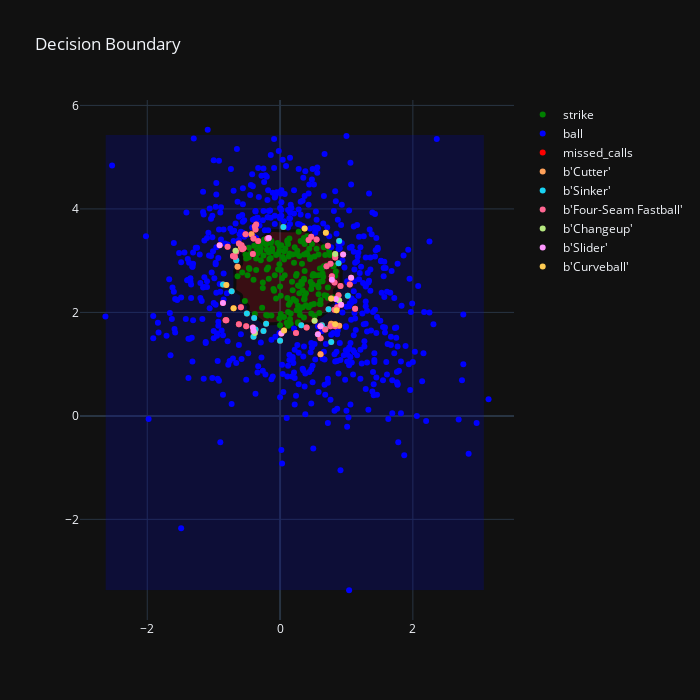

The code cell stored with this chart in its notebook:
### Markdown cell above
Now lets plot the labels on missed calls, just to see before we start getting probabilities

### Code cell
df['pitch_name'] = df['pitch_name'].astype('unicode')

# reinstate df_missed so that it has our pitch names
df_missed = df.loc[wrong]

# Plot the new traces
plots = []
for pitch in df_missed['pitch_name'].unique():
    dfplot = df_missed[df_missed['pitch_name'] == pitch]
    plots.append(go.Scatter(
        x=dfplot['plate_x'],
        y=dfplot['plate_z'],
        mode='markers',
        name=pitch,
    ))
fig.add_traces(data=plots)

### Figure 1 — Plotly figure (JSON) as saved in the notebook; plotly's stock layout.template omitted (floating-point values rounded to 4 significant figures; data arrays with more than 128 entries replaced by an {"elided": "..."} marker saying what was removed)
{"data": [{"marker": {"color": "green"}, "mode": "markers", "name": "strike", "type": "scatter", "x": {"elided": "267 float values"}, "y": {"elided": "267 float values"}}, {"marker": {"color": "blue"}, "mode": "markers", "name": "ball", "type": "scatter", "x": {"elided": "535 float values"}, "y": {"elided": "535 float values"}}, {"colorscale": [[1, "green"], [0, "blue"]], "hoverinfo": "skip", "line": {"width": 3}, "ncontours": 2, "opacity": 0.25, "showlegend": false, "showscale": false, "type": "contour", "x": [-2.63, -2.53, -2.43, -2.33, -2.23, -2.13, -2.03, -1.93, -1.83, -1.73, -1.63, -1.53, -1.43, -1.33, -1.23, -1.13, -1.03, -0.93, -0.83, -0.73, -0.63, -0.53, -0.43, -0.33, -0.23, -0.13, -0.03, 0.07, 0.17, 0.27, 0.37, 0.47, 0.57, 0.67, 0.77, 0.87, 0.97, 1.07, 1.17, 1.27, 1.37, 1.47, 1.57, 1.67, 1.77, 1.87, 1.97, 2.07, 2.17, 2.27, 2.37, 2.47, 2.57, 2.67, 2.77, 2.87, 2.97, 3.07], "y": [-3.37, -3.27, -3.17, -3.07, -2.97, -2.87, -2.77, -2.67, -2.57, -2.47, -2.37, -2.27, -2.17, -2.07, -1.97, -1.87, -1.77, -1.67, -1.57, -1.47, -1.37, -1.27, -1.17, -1.07, -0.97, -0.87, -0.77, -0.67, -0.57, -0.47, -0.37, -0.27, -0.17, -0.07, 0.03, 0.13, 0.23, 0.33, 0.43, 0.53, 0.63, 0.73, 0.83, 0.93, 1.03, 1.13, 1.23, 1.33, 1.43, 1.53, 1.63, 1.73, 1.83, 1.93, 2.03, 2.13, 2.23, 2.33, 2.43, 2.53, 2.63, 2.73, 2.83, 2.93, 3.03, 3.13, 3.23, 3.33, 3.43, 3.53, 3.63, 3.73, 3.83, 3.93, 4.03, 4.13, 4.23, 4.33, 4.43, 4.53, 4.63, 4.73, 4.83, 4.93, 5.03, 5.13, 5.23, 5.33, 5.43], "z": {"elided": "89x58 int values"}}, {"marker": {"color": "red"}, "mode": "markers", "name": "missed_calls", "type": "scatter", "x": [0.61, 0.88, -0.59, -0.59, 0.89, 0.83, -0.19, -0.36, -0.62, -0.39, 0.61, -0.33, 0.86, 0.82, -0.58, 0.43, 0.88, 0.78, 1.05, 0.47, -0.38, -0.4, 0.24, 0.92, 0.02, -0.86, 1.13, 0.06, -0.86, -0.17, -0.91, 0.83, 0.63, -0.5, -0.62, -0.4, -0.38, 0.76, -0.37, 0.72, 0.83, 1.02, -0.41, -0.79, -0.37, -0.71, 0.68, -0.21, 0, 0.69, 0.77, 0.52, -0.25, 0.7, 0.95, 0.83, -0.41, -0.66, -0.81, 0.78, -0.82, -0.57, 0.85, -0.52, 0.77, 0.57, 0.89, -0.43, -0.66, -0.73, -0.51, 0.37, -0.68, 0.73, 0.89, 0.55, 0.77, 0.61, 0.83, -0.7, 0.76, 0.05, 1.07, 0.68, -0.81, -0.4, 0.82, -0.64, 0.61, -0.67, 0.32, 0.91, 0.4, -0.55, 0.84], "y": [1.19, 2.95, 2.1, 3.27, 2.23, 3.13, 3.43, 3.7, 1.77, 1.89, 1.73, 3.38, 2.1, 2.58, 3.3, 3.4, 2.33, 2.7, 2.54, 3.46, 3.66, 3.43, 1.6, 2.15, 1.59, 2.54, 2.07, 1.65, 2.18, 3.44, 3.3, 1.77, 1.75, 1.98, 3.33, 1.64, 1.6, 2.94, 3.6, 3.29, 1.73, 2.32, 1.71, 3.27, 1.67, 3.09, 1.68, 1.78, 1.45, 3.54, 1.43, 1.84, 1.64, 2.89, 3.12, 3.1, 3.13, 3.01, 2.53, 2.63, 1.85, 3.22, 2.04, 3.51, 1.78, 1.58, 1.74, 3.51, 3.17, 2.41, 1.73, 3.62, 3.07, 2.06, 3.38, 3.41, 2.27, 1.73, 3.06, 2.08, 1.73, 3.65, 2.67, 1.67, 1.85, 1.53, 2.05, 2.88, 1.5, 3.19, 1.75, 2.51, 1.71, 3.24, 2.26]}, {"mode": "markers", "name": "b'Cutter'", "type": "scatter", "x": [0.61, -0.59, 0.77, 0.89, -0.43, -0.64], "y": [1.19, 3.27, 1.78, 1.74, 3.51, 2.88]}, {"mode": "markers", "name": "b'Sinker'", "type": "scatter", "x": [0.88, -0.39, -0.86, 0.63, -0.5, 1.02, -0.37, 0.68, -0.21, 0, 0.77, -0.25, -0.66, -0.73, 0.73, 0.89, 0.05, -0.4, 0.32], "y": [2.95, 1.89, 2.54, 1.75, 1.98, 2.32, 1.67, 1.68, 1.78, 1.45, 1.43, 1.64, 3.01, 2.41, 2.06, 3.38, 3.65, 1.53, 1.75]}, {"mode": "markers", "name": "b'Four-Seam Fastball'", "type": "scatter", "x": [-0.59, -0.19, -0.36, -0.62, 0.61, -0.33, 0.86, 0.82, -0.58, 0.43, 0.88, 0.78, 1.05, 0.47, -0.38, -0.4, 0.24, 1.13, -0.62, 0.76, -0.37, 0.72, 0.83, -0.79, -0.71, 0.7, 0.83, -0.41, -0.82, -0.57, -0.52, -0.66, -0.51, -0.68, 0.55, 0.83, 0.76, 0.68, -0.81, 0.82, 0.61, 0.91, 0.4, -0.55], "y": [2.1, 3.43, 3.7, 1.77, 1.73, 3.38, 2.1, 2.58, 3.3, 3.4, 2.33, 2.7, 2.54, 3.46, 3.66, 3.43, 1.6, 2.07, 3.33, 2.94, 3.6, 3.29, 1.73, 3.27, 3.09, 2.89, 3.1, 3.13, 1.85, 3.22, 3.51, 3.17, 1.73, 3.07, 3.41, 3.06, 1.73, 1.67, 1.85, 2.05, 1.5, 2.51, 1.71, 3.24]}, {"mode": "markers", "name": "b'Changeup'", "type": "scatter", "x": [0.89, 0.83, -0.38, 0.52, -0.67], "y": [2.23, 3.13, 1.6, 1.84, 3.19]}, {"mode": "markers", "name": "b'Slider'", "type": "scatter", "x": [0.92, 0.02, -0.86, -0.17, -0.91, -0.4, -0.41, 0.95, 0.78, 0.57, 0.61, 1.07, 0.84], "y": [2.15, 1.59, 2.18, 3.44, 3.3, 1.64, 1.71, 3.12, 2.63, 1.58, 1.73, 2.67, 2.26]}, {"mode": "markers", "name": "b'Curveball'", "type": "scatter", "x": [0.06, 0.83, 0.69, -0.81, 0.85, 0.37, 0.77, -0.7], "y": [1.65, 1.77, 3.54, 2.53, 2.04, 3.62, 2.27, 2.08]}], "layout": {"height": 700, "title": {"text": "Decision Boundary"}, "width": 700}}
